Frame 1 (no input): blank canvas, image omitted
Frame 60 (the mouse pressed at the canvas centre just before this capture): blank canvas, image omitted
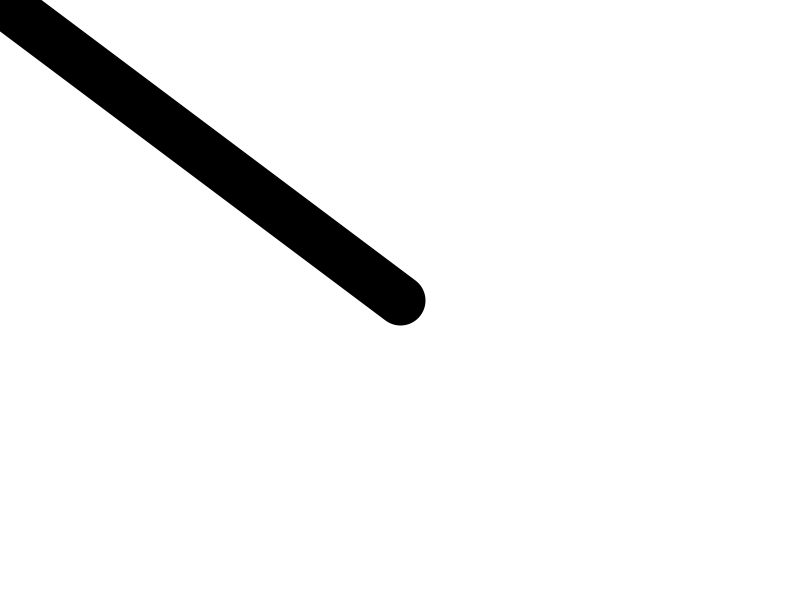
Frame 120 (the mouse held since frame 60 and released just before this capture)

The Processing sketch whose frames 1 and 60 were blank and that drew this single picture after the mouse press (run headless with seeded random() and noise(); from frame 60 on, the mouse is pressed at the canvas centre):

// Processing sketch: draw_mouse
// ── draw_mouse.pde
float sw = 1;

void setup() {
  // Set up your stage
  size(800, 600);
  //fullScreen();
  background(255);
}

void draw() {
  // Calculate how thick to make the line based on speed of mouse
  float dist = dist(mouseX, mouseY, pmouseX, pmouseY);
  sw = dist/10;
  
  // Look up other ways to draw stuff in the reference
  strokeWeight(sw);
  line(mouseX, mouseY, pmouseX, pmouseY);
}

// Look up other interaction modes in the reference.
// What do you need to change to get these key commands to take effect?
void keyPressed() {
  switch(keyCode) {
  case UP:
    sw += 10;
    break;
  case DOWN:
    sw -= 10;
    break;
  case RIGHT:
    sw ++;
    break;
  case LEFT:
    sw --;
    break;
  }
 
  sw = constrain(sw, 1, 100);
}
